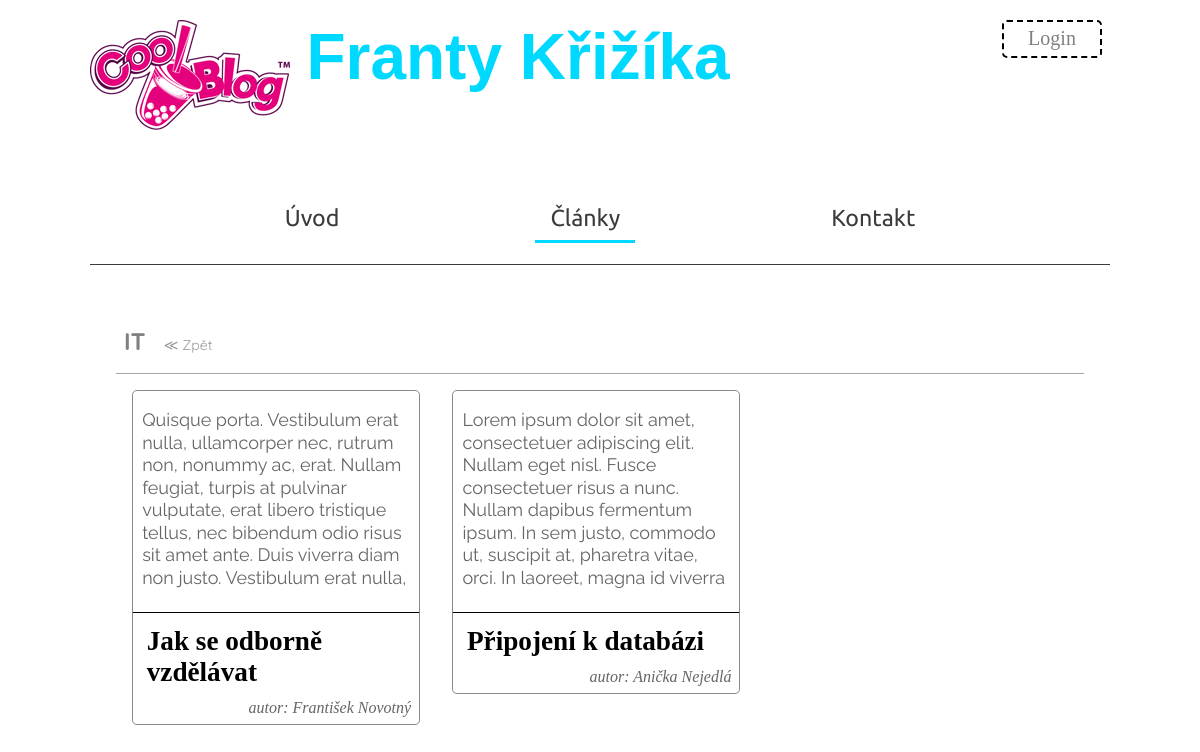
Page /categories.php?section=it on the committed database.
### tables this page shows
CREATE TABLE `clanky` (
  `idclanky` int(10) unsigned NOT NULL AUTO_INCREMENT,
  `titulek` varchar(255) NOT NULL,
  `obsah` text NOT NULL,
  `idkategorie` int(10) unsigned NOT NULL,
  `idautor` int(10) unsigned NOT NULL,
  PRIMARY KEY (`idclanky`,`idkategorie`,`idautor`),
  UNIQUE KEY `idclanky_UNIQUE` (`idclanky`),
  UNIQUE KEY `titulek_UNIQUE` (`titulek`),
  KEY `fk_clanky_kategorie_idx` (`idkategorie`),
  KEY `fk_clanky_autor1_idx` (`idautor`),
  CONSTRAINT `fk_clanky_autor1` FOREIGN KEY (`idautor`) REFERENCES `autor` (`idautor`) ON DELETE NO ACTION ON UPDATE NO ACTION,
  CONSTRAINT `fk_clanky_kategorie` FOREIGN KEY (`idkategorie`) REFERENCES `kategorie` (`idkategorie`) ON DELETE NO ACTION ON UPDATE NO ACTION
);

CREATE TABLE `autor` (
  `idautor` int(10) unsigned NOT NULL AUTO_INCREMENT,
  `jmeno` varchar(255) NOT NULL,
  `prijmeni` varchar(255) NOT NULL,
  `email` varchar(255) DEFAULT NULL,
  `heslo` varchar(255) DEFAULT NULL,
  PRIMARY KEY (`idautor`),
  UNIQUE KEY `idautor_UNIQUE` (`idautor`)
);

### categories.php (the view, shortened to what this page needs)
<?php require_once('partials/head.php');?>
     <?php include('partials/menu.php');?>
  </header>
    <div class="content">
        <div class="articles">
<?php
if(isset($_GET['section'])) {
    $section = $_GET['section'];
    if($section == 'it') {
        $section = 'IT';
    } elseif($section == 'programovani') {
        $section = 'Programování';
    } elseif($section == 'databaze') {
        $section = 'Databáze';
    } else {
        $section = ucfirst($section);
    };
    if(isset($_GET['id'])) {
        $idclanku = $_GET['id'];
        $stmt = $conn->prepare("SELECT * FROM `clanky-krizik`.`clanky` WHERE idclanky=$idclanku");
        $stmt->execute();
        while ($row = $stmt->fetch()) {
            $idautor = $row['idautor'];
            echo '<a class="back-btn" href="articles.php">&#8810 Zpět</a>';
            echo '<article class="only-article">';
            echo '<h2>'.$row['titulek'].'</h2>';
            echo '<p class="text">'.$row['obsah'].'</p>';
            $stmts = $conn->prepare("SELECT * FROM `clanky-krizik`.`autor` WHERE idautor=$idautor");
            $stmts->execute();
            while ($rows = $stmts->fetch()){
                echo '<span class="author">autor: <i class="author-name">'.$rows['jmeno'].' '.$rows['prijmeni'].'</i></span>';
            };
            if (isset($_SESSION['iduser'])) {
                echo '<a class="edit" href="admin.php?section=clanek-edit&id='.$idclanku.'">Edit</a>';
            }
            echo '</article>';
        }
    } else {
        $stmnt = $conn->prepare("SELECT * FROM `clanky-krizik`.`kategorie` ORDER BY `idkategorie` ASC");
        $stmnt->execute();
        echo '<span class="podnadpis"><h2>'.$section.'</h2><a class="back-btn" href="articles.php">&#8810 Zpět</a></span>';
        while ($rown = $stmnt->fetch()) {
            $idkategorie = $rown['idkategorie'];
            if($_GET['section'] == strtolower($rown['nazev'])) {
                $stmt = $conn->prepare("SELECT * FROM `clanky-krizik`.`clanky` WHERE idkategorie=$idkategorie ORDER BY idclanky DESC");
                $stmt->execute();
                while ($row = $stmt->fetch()) {
                    $idautor = $row['idautor'];
                    echo '<a class="article" href="categories.php?section='.strtolower($rown['nazev']).'&id='.$row['idclanky'].'">';
                    echo '<article>';
                    echo '<p class="text">'.$row['obsah'].'</p>';
                    echo '</article>';
                    echo '<h2>'.$row['titulek'].'</h2>';
                    $stmts = $conn->prepare("SELECT * FROM `clanky-krizik`.`autor` WHERE idautor=$idautor");
                    $stmts->execute();
                    while ($rows = $stmts->fetch()){
                        echo '<span class="author">autor: <i class="author-name">'.$rows['jmeno'].' '.$rows['prijmeni'].'</i></span>';
                    };
                    echo '</a>';
                }
            }
        }
    }
}
        echo '</div>';

### assets/css/style.css (style rules this page uses)
html { box-sizing: border-box; }
*, *:before, *:after { box-sizing: inherit; }
body { max-width: 63.75em; height: auto; margin: auto; padding: 1.25em 0; color: rgb(59, 59, 59); }
.podnadpis, .login h2 { font-family: 'Quicksand', sans-serif; line-height: 3.5em; color: grey; padding-left: .5em; border-bottom: .0625em solid rgba(80, 80, 80, 0.5); }
p, .create-article textarea, .edit-article textarea { font-family: 'Raleway', sans-serif; line-height: 1.25em; }
article { font-size: 1.125em; }
.back-btn { color: rgb(34, 134, 201); text-decoration: none; }
.content { padding: 0 .625em; margin: 1.875em 0; }
span.podnadpis { clear: both; display: block; }
span.podnadpis h2 { display: inline; margin-right: .75em; }
span.podnadpis a { text-decoration: none; color: grey; font-size: .88em; opacity: .8; }
.articles { margin: 3em 1em; clear: both; }
.article { float: left; color: black; text-decoration: none; width: 18em; margin: 1em 1.66666666%; margin-bottom: 2.8em; border-radius: .3em; border: .0625em solid #888888; }
.article p { max-height: 10em; overflow: hidden; opacity: .6; padding: 0 .5em; }
.article h2 { font-size: 1.7em; border-top: .0367647058823529em solid #000; margin-bottom: 0; padding: .5em; padding-bottom: 0; }
.author { float: right; color: rgb(102, 101, 101); font-style: italic; margin-right: .5em; margin-top: .68em;; margin-bottom: .420em; }

### rows in the picture
clanky: obsah "Quisque porta. Vestibulum erat nulla, ullamcorper nec, rutrum non, nonummy ac, erat. Nullam feugiat, turpis at pulvinar vulputate, erat libero tristique tellus, nec bibendum odio risus sit amet ante. Duis viverra diam non justo. Vestibulum erat nulla,…", titulek "Jak se odborně vzdělávat"
autor: jmeno "František", prijmeni "Novotný"
clanky: obsah "Lorem ipsum dolor sit amet, consectetuer adipiscing elit. Nullam eget nisl. Fusce consectetuer risus a nunc. Nullam dapibus fermentum ipsum. In sem justo, commodo ut, suscipit at, pharetra vitae, orci. In laoreet, magna id viverra…", titulek "Připojení k databázi"
autor: jmeno "Anička", prijmeni "Nejedlá"

### other values in the picture
$item_name "Úvod"
$item_name "Články"
$item_name "Kontakt"
$section "IT"
